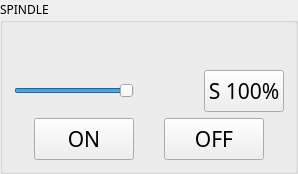
       <widget class="QGroupBox" name="groupBox_4">
        <property name="font">
         <font>
          <family>3270 Semi-Condensed</family>
          <fontweight>DemiBold</fontweight>
         </font>
        </property>
        <property name="title">
         <string>SPINDLE</string>
        </property>
        <layout class="QVBoxLayout" name="verticalLayout_24">
         <item>
          <widget class="HalBarIndicator" name="spindle_load_indicator">
           <property name="minimumSize">
            <size>
             <width>0</width>
             <height>30</height>
            </size>
           </property>
           <property name="maximumSize">
            <size>
             <width>16777215</width>
             <height>30</height>
            </size>
           </property>
           <property name="font">
            <font>
             <family>3270 Semi-Condensed</family>
             <bold>true</bold>
            </font>
           </property>
           <property name="value" stdset="0">
            <double>96.500000000000000</double>
           </property>
           <property name="maximum" stdset="0">
            <double>100.000000000000000</double>
           </property>
           <property name="prefix" stdset="0">
            <string>LOAD</string>
           </property>
           <property name="sufix" stdset="0">
            <string>%</string>
           </property>
           <property name="format" stdset="0">
            <string>.2f</string>
           </property>
           <property name="valueAt100Percent" stdset="0">
            <double>100.000000000000000</double>
           </property>
           <property name="barGradient" stdset="0">
            <stringlist>
             <string>0.0, 143, 179, 70</string>
             <string>0.79, 227, 237, 106</string>
             <string>0.84, 219, 124, 55</string>
             <string>1.0, 209, 0, 0</string>
            </stringlist>
           </property>
           <property name="textColor" stdset="0">
            <color>
             <red>53</red>
             <green>53</green>
             <blue>53</blue>
            </color>
           </property>
           <property name="borderColor" stdset="0">
            <color>
             <red>119</red>
             <green>118</green>
             <blue>123</blue>
            </color>
           </property>
           <property name="borderRadius" stdset="0">
            <number>1</number>
           </property>
           <property name="borderWidth" stdset="0">
            <number>1</number>
           </property>
           <property name="pinBaseName" stdset="0">
            <string>spindle-load</string>
           </property>
          </widget>
         </item>
         <item>
          <layout class="QHBoxLayout" name="horizontalLayout_11">
           <property name="spacing">
            <number>10</number>
           </property>
           <item>
            <widget class="ActionSlider" name="actionslider">
             <property name="minimumSize">
              <size>
               <width>120</width>
               <height>0</height>
              </size>
             </property>
             <property name="font">
              <font>
               <family>3270 Semi-Condensed</family>
               <bold>false</bold>
              </font>
             </property>
             <property name="minimum">
              <number>10</number>
             </property>
             <property name="maximum">
              <number>100</number>
             </property>
             <property name="value">
              <number>100</number>
             </property>
             <property name="orientation">
              <enum>Qt::Orientation::Horizontal</enum>
             </property>
             <property name="actionName" stdset="0">
              <string>spindle.override</string>
             </property>
            </widget>
           </item>
           <item>
            <widget class="StatusLabel" name="statuslabel_3">
             <property name="sizePolicy">
              <sizepolicy hsizetype="Fixed" vsizetype="Fixed">
               <horstretch>0</horstretch>
               <verstretch>0</verstretch>
              </sizepolicy>
             </property>
             <property name="minimumSize">
              <size>
               <width>50</width>
               <height>34</height>
              </size>
             </property>
             <property name="maximumSize">
              <size>
               <width>55</width>
               <height>36</height>
              </size>
             </property>
             <property name="font">
              <font>
               <family>3270 Semi-Condensed</family>
               <bold>true</bold>
              </font>
             </property>
             <property name="alignment">
              <set>Qt::AlignmentFlag::AlignCenter</set>
             </property>
             <property name="margin">
              <number>-6</number>
             </property>
             <property name="indent">
              <number>0</number>
             </property>
             <property name="rules" stdset="0">
              <string>[{&quot;channels&quot;: [{&quot;url&quot;: &quot;status:spindle.0.override&quot;, &quot;trigger&quot;: true}], &quot;property&quot;: &quot;Text&quot;, &quot;expression&quot;: &quot;f\&quot;{(ch[0]):.0%}\&quot;&quot;, &quot;name&quot;: &quot;New Rule&quot;}]</string>
             </property>
            </widget>
           </item>
           <item>
            <widget class="ActionButton" name="actionbutton_29">
             <property name="minimumSize">
              <size>
               <width>60</width>
               <height>42</height>
              </size>
             </property>
             <property name="maximumSize">
              <size>
               <width>100</width>
               <height>100</height>
              </size>
             </property>
             <property name="font">
              <font>
               <family>3270 Semi-Condensed</family>
               <pointsize>16</pointsize>
               <fontweight>DemiBold</fontweight>
              </font>
             </property>
             <property name="focusPolicy">
              <enum>Qt::FocusPolicy::NoFocus</enum>
             </property>
             <property name="text">
              <string>S 100%</string>
             </property>
             <property name="actionName" stdset="0">
              <string>spindle.override.reset</string>
             </property>
            </widget>
           </item>
          </layout>
         </item>
         <item>
          <layout class="QHBoxLayout" name="horizontalLayout_36">
           <property name="spacing">
            <number>10</number>
           </property>
           <item>
            <widget class="ActionButton" name="spindleon_abutton">
             <property name="minimumSize">
              <size>
               <width>42</width>
               <height>42</height>
              </size>
             </property>
             <property name="maximumSize">
              <size>
               <width>100</width>
               <height>100</height>
              </size>
             </property>
             <property name="font">
              <font>
               <family>3270 Semi-Condensed</family>
               <pointsize>16</pointsize>
               <fontweight>DemiBold</fontweight>
              </font>
             </property>
             <property name="text">
              <string>ON</string>
             </property>
             <property name="actionName" stdset="0">
              <string>spindle.0.forward</string>
             </property>
            </widget>
           </item>
           <item>
            <widget class="ActionButton" name="spindleoff_abutton">
             <property name="minimumSize">
              <size>
               <width>42</width>
               <height>42</height>
              </size>
             </property>
             <property name="maximumSize">
              <size>
               <width>100</width>
               <height>100</height>
              </size>
             </property>
             <property name="font">
              <font>
               <family>3270 Semi-Condensed</family>
               <pointsize>16</pointsize>
               <fontweight>DemiBold</fontweight>
              </font>
             </property>
             <property name="text">
              <string>OFF</string>
             </property>
             <property name="actionName" stdset="0">
              <string>spindle.0.off</string>
             </property>
            </widget>
           </item>
          </layout>
         </item>
        </layout>
       </widget>
